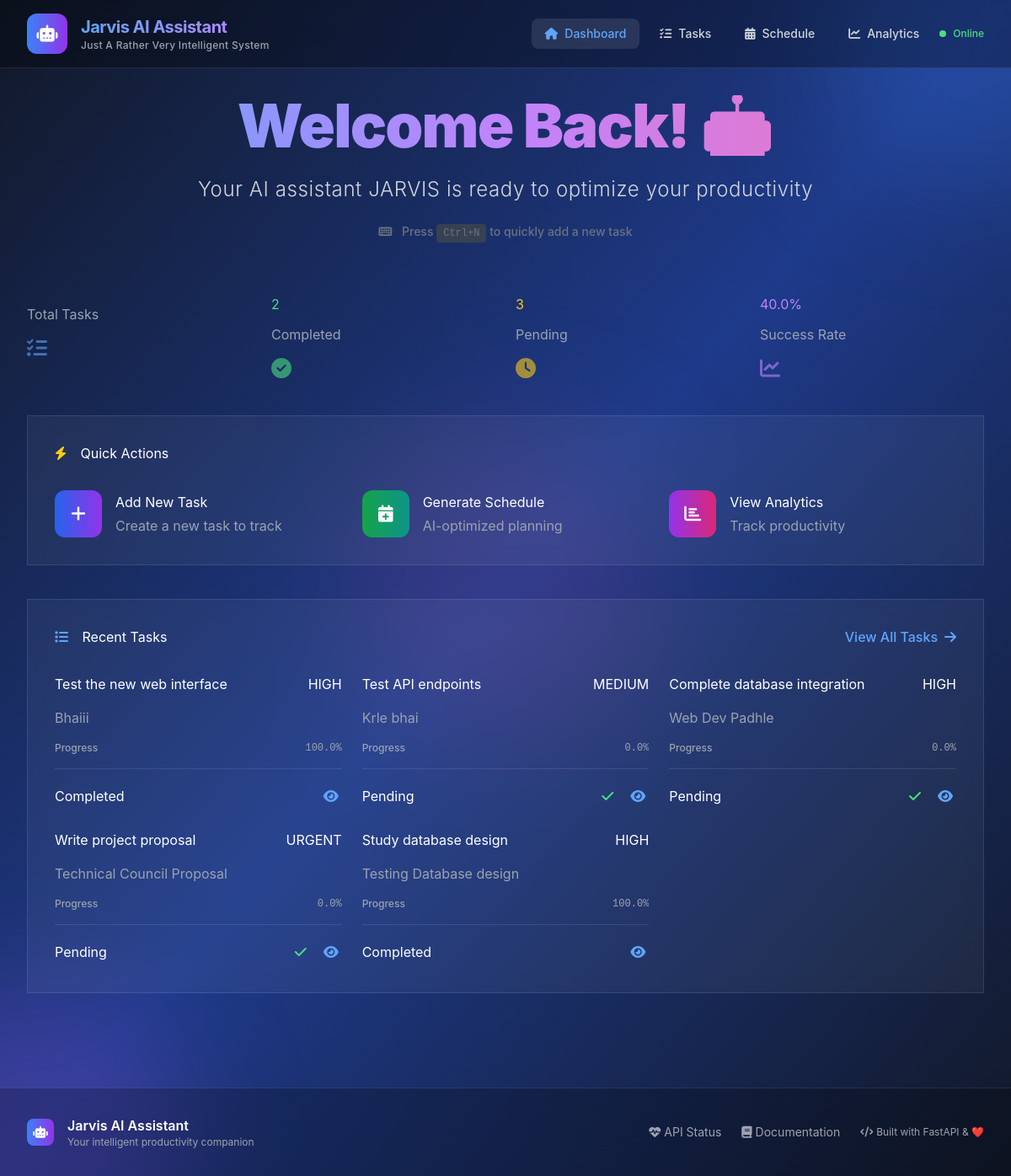
Before: / with the older database file.
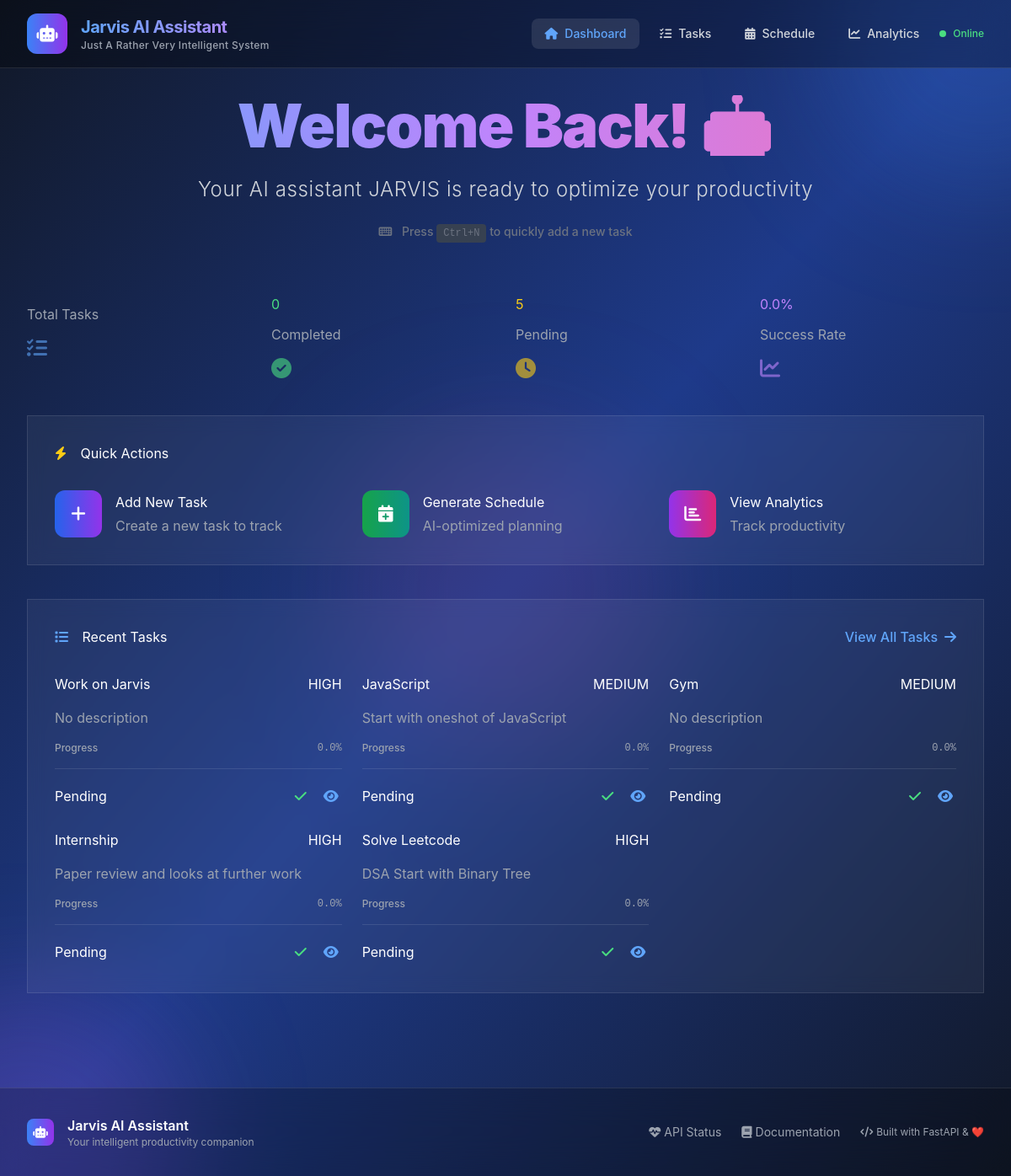
After: the same page with the newer database file.
### smart_scheduler/models/task.py (models this page shows, shortened)
class Task(Base):
    __tablename__ = "tasks"
    id = Column(Integer, primary_key=True, index=True)
    title = Column(String, nullable=False, index=True)
    description = Column(Text)
    status = Column(Enum(TaskStatus), default=TaskStatus.PENDING)
    priority = Column(Enum(TaskPriority), default=TaskPriority.MEDIUM)
    estimated_duration = Column(Integer)  # in minutes
    actual_duration = Column(Integer)     # in minutes
    created_at = Column(DateTime, default=datetime.utcnow)
    updated_at = Column(DateTime, default=datetime.utcnow, onupdate=datetime.utcnow)
    due_date = Column(DateTime)
    completed_at = Column(DateTime)
    category = Column(String, index=True)
    tags = Column(String)  # JSON string for now
    progress_percentage = Column(Float, default=0.0)

### smart_scheduler/main.py (the view)
@app.get("/", response_class=HTMLResponse)
async def dashboard(request: Request, db: Session = Depends(get_db) if DATABASE_AVAILABLE else None):
    try:
        if DATABASE_AVAILABLE and TEMPLATES_AVAILABLE:
            task_service = TaskService(db)
            stats = task_service.get_task_stats()
            recent_tasks = task_service.get_tasks(limit=5)
            return templates.TemplateResponse("dashboard.html", {
                "request": request,
                "stats": stats,
                "recent_tasks": recent_tasks
            })
        else:
            return HTMLResponse(content=get_fallback_dashboard())
    except Exception as e:
        logger.error(f"Dashboard error: {str(e)}")
        return HTMLResponse(content=get_fallback_dashboard(error=str(e)))

### smart_scheduler/templates/dashboard.html (shortened to what this page needs)
{% extends "base.html" %}
{% block content %}
<div class="space-y-10">
    <div class="text-center mb-16 animate-fade-in">
        <h1 class="text-5xl md:text-7xl font-black bg-gradient-to-r from-blue-400 via-purple-400 to-pink-400 bg-clip-text text-transparent mb-6 tracking-tight leading-none">
        </h1>
        <p class="text-xl md:text-2xl text-gray-300 font-light tracking-wide max-w-3xl mx-auto leading-relaxed">
            Your AI assistant JARVIS is ready to optimize your productivity
        </p>
        <div class="mt-6 text-sm text-gray-500 font-medium">
            <i class="fas fa-keyboard mr-2"></i>
            Press <kbd class="px-2 py-1 bg-gray-700 rounded text-xs">Ctrl+N</kbd> to quickly add a new task
        </div>
    </div>
    <div class="grid grid-cols-1 md:grid-cols-4 gap-6 mb-12 animate-fade-in-delay">
        <div class="stat-card group">
            <div class="stat-label text-gray-400">Total Tasks</div>
            <div class="mt-3">
                <i class="fas fa-tasks text-2xl text-blue-400 opacity-60 group-hover:opacity-100 transition-opacity"></i>
            </div>
        </div>
        <div class="stat-card group">
            <div class="stat-number text-green-400 mb-3 group-hover:scale-110 transition-transform duration-300" id="completed-tasks">{{ stats.completed }}</div>
            <div class="stat-label text-gray-400">Completed</div>
            <div class="mt-3">
                <i class="fas fa-check-circle text-2xl text-green-400 opacity-60 group-hover:opacity-100 transition-opacity"></i>
            </div>
        </div>
        <div class="stat-card group">
            <div class="stat-number text-yellow-400 mb-3 group-hover:scale-110 transition-transform duration-300" id="pending-tasks">{{ stats.pending }}</div>
            <div class="stat-label text-gray-400">Pending</div>
            <div class="mt-3">
                <i class="fas fa-clock text-2xl text-yellow-400 opacity-60 group-hover:opacity-100 transition-opacity"></i>
            </div>
        </div>
        <div class="stat-card group">
            <div class="stat-number text-purple-400 mb-3 group-hover:scale-110 transition-transform duration-300" id="completion-rate">{{ stats.completion_rate }}%</div>
            <div class="stat-label text-gray-400">Success Rate</div>
            <div class="mt-3">
                <i class="fas fa-chart-line text-2xl text-purple-400 opacity-60 group-hover:opacity-100 transition-opacity"></i>
            </div>
        </div>
    </div>
    <div class="glass p-8 mb-12">
        <h2 class="section-title text-white mb-8">
            <i class="fas fa-bolt text-yellow-400 mr-3"></i>
            Quick Actions
        </h2>
        <div class="grid grid-cols-1 md:grid-cols-3 gap-6">
            <button onclick="openModal('task-modal')" class="action-btn rounded-2xl group">
                <div class="flex items-center">
                    <div class="w-14 h-14 bg-gradient-to-r from-blue-600 to-purple-600 rounded-xl flex items-center justify-center mr-4 group-hover:scale-110 transition-transform duration-300">
                        <i class="fas fa-plus text-white text-xl"></i>
                    </div>
                    <div class="text-left flex-1">
                        <div class="action-title text-white mb-1">Add New Task</div>
                        <div class="action-subtitle text-gray-400">Create a new task to track</div>
                    </div>
                </div>
            </button>
            <button onclick="window.location.href='/schedule'" class="action-btn rounded-2xl group">
                <div class="flex items-center">
                    <div class="w-14 h-14 bg-gradient-to-r from-green-600 to-teal-600 rounded-xl flex items-center justify-center mr-4 group-hover:scale-110 transition-transform duration-300">
                        <i class="fas fa-calendar-plus text-white text-xl"></i>
                    </div>
                    <div class="text-left flex-1">
                        <div class="action-title text-white mb-1">Generate Schedule</div>
                        <div class="action-subtitle text-gray-400">AI-optimized planning</div>
                    </div>
                </div>
            </button>
            <button onclick="window.location.href='/analytics'" class="action-btn rounded-2xl group">
                <div class="flex items-center">
                    <div class="w-14 h-14 bg-gradient-to-r from-purple-600 to-pink-600 rounded-xl flex items-center justify-center mr-4 group-hover:scale-110 transition-transform duration-300">
                        <i class="fas fa-chart-bar text-white text-xl"></i>
                    </div>
                    <div class="text-left flex-1">
                        <div class="action-title text-white mb-1">View Analytics</div>
                        <div class="action-subtitle text-gray-400">Track productivity</div>
                    </div>
                </div>
            </button>
        </div>
    </div>
    <div class="glass p-8">
        <div class="flex justify-between items-center mb-8">
            <h2 class="section-title text-white">
                <i class="fas fa-list text-blue-400 mr-3"></i>
                Recent Tasks
            </h2>
            <a href="/tasks" class="text-blue-400 hover:text-blue-300 transition-colors font-medium flex items-center group">
                View All Tasks
                <i class="fas fa-arrow-right ml-2 group-hover:translate-x-1 transition-transform"></i>
            </a>
        </div>
        <div id="recent-tasks" class="grid grid-cols-1 md:grid-cols-2 lg:grid-cols-3 gap-6">
            {% for task in recent_tasks %}
            <div class="task-card group relative overflow-hidden">
                <div class="flex justify-between items-start mb-4">
                    <h4 class="task-title text-white truncate flex-1">{{ task.title }}</h4>
                    <span class="priority-{{ task.priority }}">{{ task.priority.upper() }}</span>
                </div>
                <p class="task-description text-gray-400 mb-4 line-clamp-2">{{ task.description or 'No description' }}</p>
                <div class="mb-4">
                    <div class="flex justify-between text-xs text-gray-400 mb-2">
                        <span class="font-medium">Progress</span>
                        <span class="font-mono">{{ task.progress_percentage }}%</span>
                    </div>
                </div>
                <div class="flex justify-between items-center pt-4 border-t border-white/10">
                    <span class="status-{{ task.status }}">{{ task.status.replace('_', ' ').title() }}</span>
                    <div class="flex space-x-3">
                        {% if task.status != 'completed' %}
                        <button onclick="completeTaskFromDashboard({{ task.id }})" class="text-green-400 hover:text-green-300 transition-colors p-1 hover:bg-green-400/10 rounded">
                            <i class="fas fa-check"></i>
                        </button>
                        {% endif %}
                        <button onclick="window.location.href='/tasks'" class="text-blue-400 hover:text-blue-300 transition-colors p-1 hover:bg-blue-400/10 rounded">
                            <i class="fas fa-eye"></i>
                        </button>
                    </div>
                </div>
            </div>
            {% endfor %}
        </div>
    </div>
</div>
{% endblock %}

### smart_scheduler/templates/base.html (shortened to what this page needs)
<!DOCTYPE html>
<html lang="en" class="dark">
<head>
    <script src="https://cdn.tailwindcss.com"></script>
    <link rel="stylesheet" href="https://cdnjs.cloudflare.com/ajax/libs/font-awesome/6.4.0/css/all.min.css">
</head>
<body class="bg-gradient-to-br from-gray-900 via-blue-900 to-gray-900 min-h-screen text-white font-sans antialiased">
    <div class="fixed inset-0 overflow-hidden pointer-events-none">
        <div class="absolute -top-40 -right-40 w-96 h-96 bg-blue-500 rounded-full mix-blend-multiply filter blur-3xl opacity-20 animate-pulse-soft"></div>
        <div class="absolute -bottom-40 -left-40 w-96 h-96 bg-purple-500 rounded-full mix-blend-multiply filter blur-3xl opacity-20 animate-pulse-soft"></div>
        <div class="absolute top-1/2 left-1/2 transform -translate-x-1/2 -translate-y-1/2 w-96 h-96 bg-pink-500 rounded-full mix-blend-multiply filter blur-3xl opacity-10 animate-pulse-soft"></div>
    </div>
    <nav class="relative z-10 bg-black/30 backdrop-blur-xl border-b border-white/10">
        <div class="max-w-7xl mx-auto px-4 sm:px-6 lg:px-8">
            <div class="flex justify-between items-center h-20">
                <div class="flex items-center space-x-4">
                    <div class="flex-shrink-0">
                        <div class="w-12 h-12 bg-gradient-to-r from-blue-500 to-purple-600 rounded-xl flex items-center justify-center">
                            <i class="fas fa-robot text-white text-xl"></i>
                        </div>
                    </div>
                    <div>
                        <h1 class="text-xl font-bold bg-gradient-to-r from-blue-400 to-purple-400 bg-clip-text text-transparent tracking-tight">
                        </h1>
                        <p class="text-xs text-gray-400 font-medium tracking-wide">Just A Rather Very Intelligent System</p>
                    </div>
                </div>
                <div class="flex items-center space-x-2">
                    <a href="/" class="nav-link group flex items-center px-4 py-2 rounded-lg text-sm font-medium transition-all duration-200 hover:bg-white/10 {% if request.url.path == '/' %}bg-white/10 text-blue-400{% else %}text-gray-300 hover:text-white{% endif %}">
                        <i class="fas fa-home mr-2 group-hover:scale-110 transition-transform"></i>Dashboard
                    </a>
                    <a href="/tasks" class="nav-link group flex items-center px-4 py-2 rounded-lg text-sm font-medium transition-all duration-200 hover:bg-white/10 {% if '/tasks' in request.url.path %}bg-white/10 text-blue-400{% else %}text-gray-300 hover:text-white{% endif %}">
                        <i class="fas fa-tasks mr-2 group-hover:scale-110 transition-transform"></i>Tasks
                    </a>
                    <a href="/schedule" class="nav-link group flex items-center px-4 py-2 rounded-lg text-sm font-medium transition-all duration-200 hover:bg-white/10 {% if '/schedule' in request.url.path %}bg-white/10 text-blue-400{% else %}text-gray-300 hover:text-white{% endif %}">
                        <i class="fas fa-calendar-alt mr-2 group-hover:scale-110 transition-transform"></i>Schedule
                    </a>
                    <a href="/analytics" class="nav-link group flex items-center px-4 py-2 rounded-lg text-sm font-medium transition-all duration-200 hover:bg-white/10 {% if '/analytics' in request.url.path %}bg-white/10 text-blue-400{% else %}text-gray-300 hover:text-white{% endif %}">
                        <i class="fas fa-chart-line mr-2 group-hover:scale-110 transition-transform"></i>Analytics
                    </a>
                    <div class="ml-4 flex items-center space-x-2">
                        <div class="w-2 h-2 bg-green-400 rounded-full animate-pulse"></div>
                        <span class="text-xs text-green-400 font-medium">Online</span>
                    </div>
                </div>
            </div>
        </div>
    </nav>
    <main class="relative z-10 max-w-7xl mx-auto px-4 sm:px-6 lg:px-8 py-8">
        {% block content %}{% endblock %}
    </main>
    <footer class="relative z-10 border-t border-white/10 bg-black/20 backdrop-blur-xl mt-20">
        <div class="max-w-7xl mx-auto px-4 sm:px-6 lg:px-8 py-8">
            <div class="flex flex-col md:flex-row justify-between items-center">
                <div class="flex items-center space-x-4 mb-4 md:mb-0">
                    <div class="w-8 h-8 bg-gradient-to-r from-blue-500 to-purple-600 rounded-lg flex items-center justify-center">
                        <i class="fas fa-robot text-white text-sm"></i>
                    </div>
                    <div>
                        <h3 class="text-white font-semibold">Jarvis AI Assistant</h3>
                        <p class="text-xs text-gray-400">Your intelligent productivity companion</p>
                    </div>
                </div>
                <div class="flex items-center space-x-6 text-sm text-gray-400">
                    <a href="/api/health" class="hover:text-blue-400 transition-colors">
                        <i class="fas fa-heartbeat mr-1"></i>API Status
                    </a>
                    <a href="/docs" class="hover:text-blue-400 transition-colors">
                        <i class="fas fa-book mr-1"></i>Documentation
                    </a>
                    <span class="text-xs">
                        <i class="fas fa-code mr-1"></i>Built with FastAPI & ❤️
                    </span>
                </div>
            </div>
        </div>
    </footer>
</body>
</html>

### smart_scheduler/templates/base.html (style rules this page uses)
.glass { background: rgba(255, 255, 255, 0.05); backdrop-filter: blur(10px); border: 1px solid rgba(255, 255, 255, 0.1); }
html { scroll-behavior: smooth; }

Changed rows visible on the page:
removed Task: title "Test the new web interface", priority "HIGH", description "Bhaiii", progress_percentage "100.0", status.replace "Completed"
removed Task: title "Test API endpoints", priority "MEDIUM", description "Krle bhai", progress_percentage "0.0", status.replace "Pending"
removed Task: title "Complete database integration", priority "HIGH", description "Web Dev Padhle", progress_percentage "0.0", status.replace "Pending"
removed Task: title "Write project proposal", priority "URGENT", description "Technical Council Proposal", progress_percentage "0.0", status.replace "Pending"
removed Task: title "Study database design", priority "HIGH", description "Testing Database design", progress_percentage "100.0", status.replace "Completed"
added Task: title "Work on Jarvis", priority "HIGH", description "No description", progress_percentage "0.0", status.replace "Pending"
added Task: title "JavaScript", priority "MEDIUM", description "Start with oneshot of JavaScript", progress_percentage "0.0", status.replace "Pending"
added Task: title "Gym", priority "MEDIUM", description "No description", progress_percentage "0.0", status.replace "Pending"
added Task: title "Internship", priority "HIGH", description "Paper review and looks at further work", progress_percentage "0.0", status.replace "Pending"
added Task: title "Solve Leetcode", priority "HIGH", description "DSA Start with Binary Tree", progress_percentage "0.0", status.replace "Pending"
Other visible differences:
{{ stats.completed }}: "2" → "0"
{{ stats.pending }}: "3" → "5"
{{ stats.completion_rate }}: "40.0" → "0.0"
